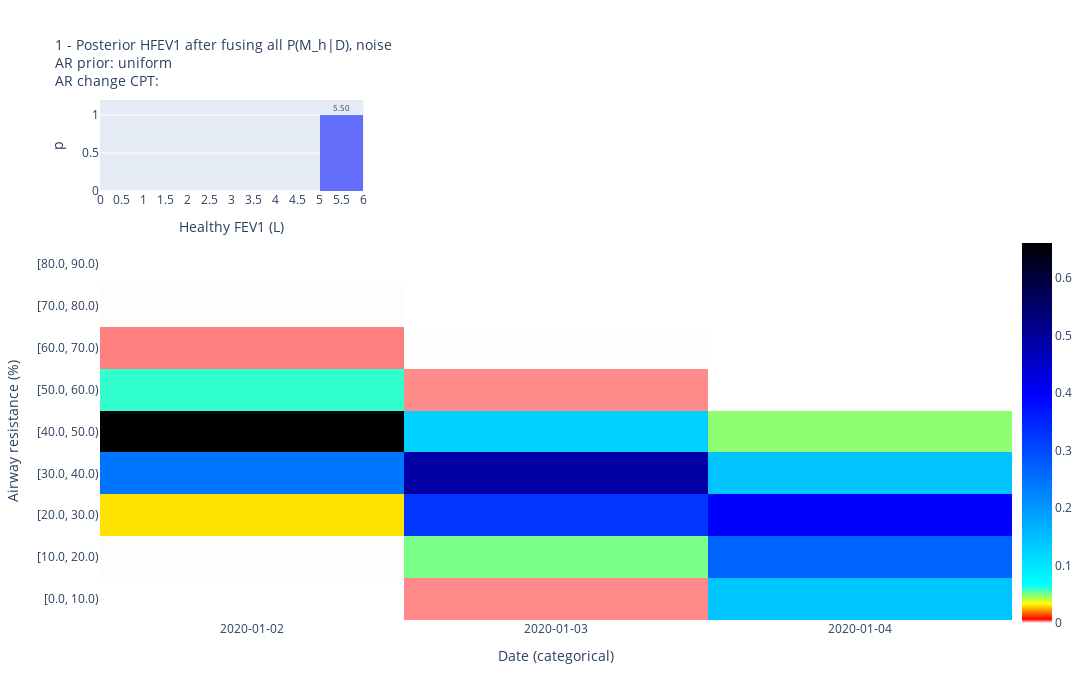

Notebook cell for this chart:
### Code cell
fig, p_M_given_D_full, p_M_given_D, AR_dist_given_M_matrix = cutset.compute_log_p_D_given_M_per_HFEV1_HO2Sat_obs_temporal_AR(df_mock, "uniform", "")

### Figure 1 — Plotly figure (JSON) as saved in the notebook; plotly's stock layout.template omitted (floating-point values rounded to 4 significant figures)
{"data": [{"histfunc": "sum", "type": "histogram", "x": [1, 2, 3, 4, 5], "xaxis": "x", "xbins": {"end": 6, "size": 1, "start": 0}, "y": [0, 0, 0, 0, 1], "yaxis": "y"}, {"coloraxis": "coloraxis", "type": "heatmap", "x": ["2020-01-02", "2020-01-03", "2020-01-04"], "xaxis": "x2", "y": ["[0.0, 10.0)", "[10.0, 20.0)", "[20.0, 30.0)", "[30.0, 40.0)", "[40.0, 50.0)", "[50.0, 60.0)", "[60.0, 70.0)", "[70.0, 80.0)", "[80.0, 90.0)"], "yaxis": "y2", "z": [[7.149e-07, 0.003078, 0.1396], [7.067e-05, 0.05051, 0.2671], [0.03021, 0.3264, 0.4019], [0.2451, 0.4914, 0.1437], [0.6614, 0.1255, 0.04769], [0.05984, 0.003016, 0], [0.003318, 1.751e-05, 0], [7.897e-05, 0, 0], [2.153e-07, 0, 0]]}], "layout": {"annotations": [{"font": {"size": 8}, "showarrow": false, "text": "5.50", "x": 5.5, "xref": "x", "y": 1.1, "yref": "y"}], "coloraxis": {"colorbar": {"len": 0.77, "x": 1, "y": 0.36}, "colorscale": [[0, "white"], [0.01, "red"], [0.05, "yellow"], [0.1, "cyan"], [0.6, "blue"], [1, "black"]]}, "font": {"size": 12}, "height": 700, "title": {"font": {"size": 14}, "text": "1 - Posterior HFEV1 after fusing all P(M_h|D), noise<br>AR prior: uniform<br>AR change CPT: "}, "width": 1200, "xaxis": {"anchor": "y", "domain": [0, 0.2889], "nticks": 20, "range": [0, 6], "title": {"text": "Healthy FEV1 (L)"}}, "xaxis2": {"anchor": "y2", "domain": [0, 1], "nticks": 50, "title": {"text": "Date (categorical)"}, "type": "category"}, "yaxis": {"anchor": "x", "domain": [0.825, 1], "title": {"text": "p"}}, "yaxis2": {"anchor": "x2", "domain": [0, 0.725], "title": {"text": "Airway resistance (%)"}}}}
